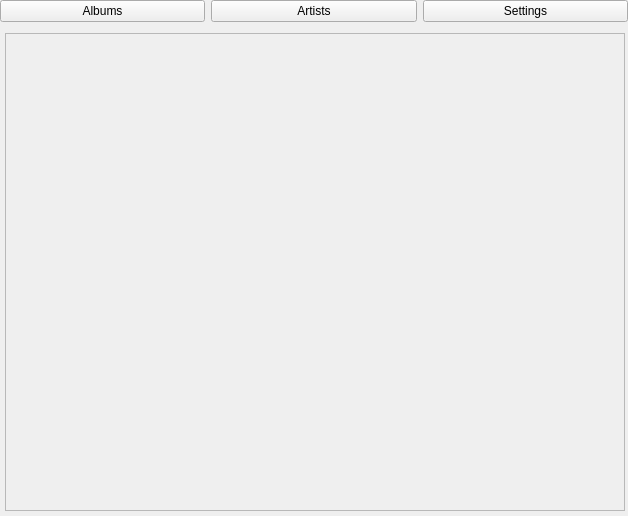
<?xml version="1.0" encoding="UTF-8"?>
<ui version="4.0">
 <class>main_win</class>
 <widget class="QMainWindow" name="main_win">
  <property name="geometry">
   <rect>
    <x>0</x>
    <y>0</y>
    <width>628</width>
    <height>516</height>
   </rect>
  </property>
  <property name="windowTitle">
   <string>MainWindow</string>
  </property>
  <widget class="QWidget" name="centralwidget">
   <layout class="QGridLayout" name="gridLayout">
    <property name="leftMargin">
     <number>0</number>
    </property>
    <property name="topMargin">
     <number>0</number>
    </property>
    <property name="rightMargin">
     <number>0</number>
    </property>
    <property name="bottomMargin">
     <number>0</number>
    </property>
    <item row="0" column="0">
     <layout class="QHBoxLayout" name="horizontalLayout">
      <item>
       <widget class="QPushButton" name="albumsPB">
        <property name="text">
         <string>Albums</string>
        </property>
       </widget>
      </item>
      <item>
       <widget class="QPushButton" name="artistsPB">
        <property name="text">
         <string>Artists</string>
        </property>
       </widget>
      </item>
      <item>
       <widget class="QPushButton" name="settingsPB">
        <property name="text">
         <string>Settings</string>
        </property>
       </widget>
      </item>
     </layout>
    </item>
    <item row="1" column="0">
     <layout class="QVBoxLayout" name="verticalLayout_3">
      <property name="leftMargin">
       <number>5</number>
      </property>
      <property name="topMargin">
       <number>5</number>
      </property>
      <property name="rightMargin">
       <number>3</number>
      </property>
      <property name="bottomMargin">
       <number>5</number>
      </property>
      <item>
       <widget class="QScrollArea" name="contentSA">
        <property name="widgetResizable">
         <bool>true</bool>
        </property>
        <widget class="QWidget" name="scrollAreaWidgetContents">
         <property name="geometry">
          <rect>
           <x>0</x>
           <y>0</y>
           <width>618</width>
           <height>470</height>
          </rect>
         </property>
        </widget>
       </widget>
      </item>
     </layout>
    </item>
   </layout>
  </widget>
 </widget>
 <resources/>
 <connections/>
</ui>
